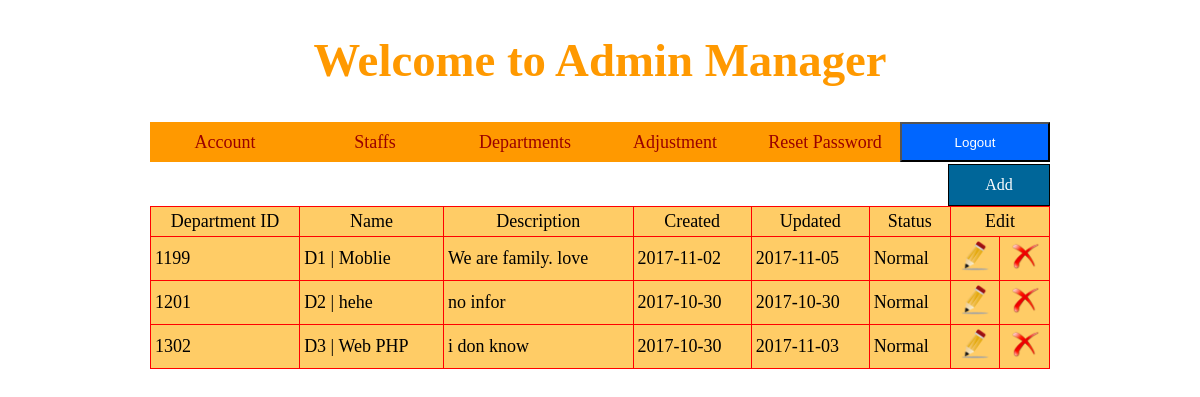
The app's page /Admin/index.php?quanly=department&ac=lietke (signed in) with its own data.
### tables this page shows
CREATE TABLE `Department` (
  `departID` int(4) NOT NULL,
  `name` varchar(55) NOT NULL,
  `description` varchar(1000) DEFAULT NULL,
  `isDelete` tinyint(4) NOT NULL,
  `created` date NOT NULL,
  `updated` date NOT NULL
);

### Admin/modules/Department/lietke.php (the view, shortened to what this page needs)
<?php
  $sql_lietkesp="select * from Department";
  $row_lietkesp=mysqli_query($database, $sql_lietkesp);
?>
<div class="button_themsp">
  <a href="index.php?quanly=department&ac=them">Add</a>
</div>
<table width="100%" border="1">
  <tr>
    <td style="text-align: center;">Department ID</td>
    <td style="text-align: center;">Name</td>
    <td style="text-align: center;">Description</td>
    <td style="text-align: center;">Created</td>
    <td style="text-align: center;">Updated</td>
    <td style="text-align: center;">Status</td>
    <td colspan="2" style="text-align: center;">Edit</td>
  </tr>
  <?php
  while($dong=mysqli_fetch_array($row_lietkesp)){
    ?>
      <tr>
        <td><?php  echo $dong['departID']; ?></td>
        <td><?php echo $dong['name']; ?></td>
        <td><?php echo $dong['description']; ?></td>
        <td><?php echo $dong['created']; ?></td>
        <td><?php echo $dong['updated']; ?></td>
        <td><?php
          if (!$dong['isDelete']) {
                echo "Normal";
              }else {
                echo "Deleted";
              }
        ?></td>
        <td><a href="index.php?quanly=department&ac=sua&id=<?php echo $dong['departID'] ?>" ><center><img src="../imgs/edit.png" width="30" height="30" /></center></a></td>
        <td><a href="modules/Department/xuly.php?id=<?php echo $dong['departID']?>" class="delete_link"><center><img src="../imgs/delete.png" width="30" height="30"   /></center></a></td>
      </tr>
    <?php
  }
  ?>
</table>

### Admin/index.php (shortened to what this page needs)
<!DOCTYPE html>
<html lang="en">
<head>
	<link type="text/css" rel="stylesheet" href="../Views/Style/css.css">
</head>
<body>
	<div class="wrapper">
		<?php
			include('modules/header.php');
			include('modules/menu.php');
			include('modules/content.php');
		?>
	</div>
</body>
</html>

### Admin/modules/header.php
<div class="header">
	<h3>Welcome to Admin Manager</h3>
</div>

### Admin/modules/menu.php (shortened to what this page needs)
<div class="menu">
  <ul>
    <li><a href="index.php?quanly=account&ac=add">Account</a></li>
    <li><a href="index.php?quanly=staff&ac=lietke">Staffs</a></li>
    <li><a href="index.php?quanly=department&ac=lietke">Departments</a></li>
    <li><a href="#">Adjustment</a></li>
    <li><a href="index.php?quanly=password&ac=reset">Reset Password</a></li>
    <form action="" method="post" enctype="multipart/form-data">
      <input type="submit" name="logout" value="Logout" style="background:#06F;color:#fff;width:150px;height:40px;">
    </form>
  </ul>
</div>

### Admin/modules/content.php (shortened to what this page needs)
<div class="content">
	<div class="box_contains">
		<?php
		if(isset($_GET['quanly']) && isset($_GET['ac'])){
			$tam=$_GET['quanly'];
			$tam1=$_GET['ac'];
		}else{
			$tam='';
		}
		if(($tam == 'account')&&($tam1 == 'add')){
			include('modules/CreatAccount/them.php');
		}elseif(($tam == 'staff')&&($tam1 == 'them')){
			include('modules/Staff/them.php');
		}elseif(($tam == 'staff')&&($tam1 == 'lietke')){
			include('modules/Staff/lietke.php');
		}elseif(($tam == 'staff')&&($tam1 == 'sua')){
			include('modules/Staff/sua.php');
		}elseif(($tam == 'department')&&($tam1 == 'them')){
			include('modules/Department/them.php');
		}elseif(($tam == 'department')&&($tam1 == 'lietke')){
			include('modules/Department/lietke.php');
		}elseif(($tam == 'department')&&($tam1 == 'sua')){
			include('modules/Department/sua.php');
		}elseif(($tam == 'timkiem')&&($tam1 == 'sp')){
			include('modules/timkiem/timkiem.php');
		}elseif(($tam == 'password')&&($tam1 == 'reset')){
			include('modules/ResetPassword/resetAll.php');
		}else{
			include('modules/Staff/lietke.php');
		}
		?>
	</div>
</div>

### Views/Style/css.css (style rules this page uses)
body { background:#fff; }
* { padding:0; margin:0; }
table { border-collapse:collapse; width:100%; margin: auto; background-color:#FC6; border:1px solid #F00; }
table tr td { color:#000; font-size:18px; padding:4px; }
input { width:60%; height:20px; }
.wrapper { width:900px; height:auto; margin:auto; }
.menu { width:100%; height:40px; margin-top:2px; background:#F90; }
.menu ul { width:100%; list-style:none; }
.menu ul li { width:150px; text-align:center; float:left; line-height:40px; }
.menu ul li a { display:block; color:#900; text-decoration:none; font-size:18px; }
.header { width:100%; height:120px; text-align:center; line-height:120px; font-size:40px; color:#F90; }
.content { width:100%; height:auto; margin-top:2px; }
.box_contains { width:100%; height:auto; margin:auto; }
.button_themsp { width:100px; height:40px; border:1px solid #000; text-align:center; background:#069; line-height:40px; color:#fff; float:right; }
.button_themsp a { color:#fff; display:block; text-decoration:none; }

### records on screen
department: departID "1199", name "D1 | Moblie", description "We are family. love", created "2017-11-02", updated "2017-11-05", isDelete "Normal"
department: departID "1201", name "D2 | hehe", description "no infor", created "2017-10-30", updated "2017-10-30", isDelete "Normal"
department: departID "1302", name "D3 | Web PHP", description "i don know", created "2017-10-30", updated "2017-11-03", isDelete "Normal"
